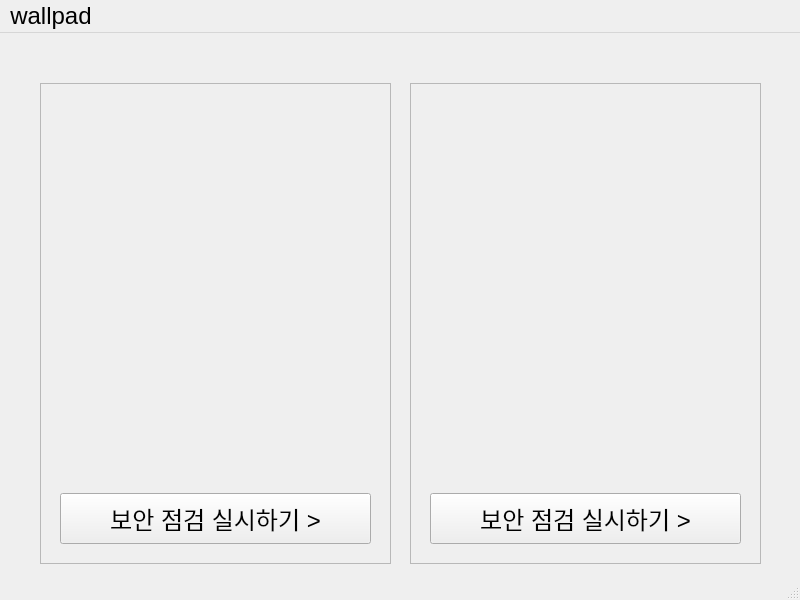
<?xml version="1.0" encoding="UTF-8"?>
<ui version="4.0">
 <class>MainWindow</class>
 <widget class="QMainWindow" name="MainWindow">
  <property name="geometry">
   <rect>
    <x>0</x>
    <y>0</y>
    <width>800</width>
    <height>600</height>
   </rect>
  </property>
  <property name="font">
   <font>
    <pointsize>18</pointsize>
   </font>
  </property>
  <property name="windowTitle">
   <string>MainWindow</string>
  </property>
  <widget class="QWidget" name="centralwidget">
   <widget class="QFrame" name="frame">
    <property name="geometry">
     <rect>
      <x>40</x>
      <y>50</y>
      <width>351</width>
      <height>481</height>
     </rect>
    </property>
    <property name="frameShape">
     <enum>QFrame::StyledPanel</enum>
    </property>
    <property name="frameShadow">
     <enum>QFrame::Raised</enum>
    </property>
    <widget class="QLabel" name="label">
     <property name="geometry">
      <rect>
       <x>0</x>
       <y>0</y>
       <width>351</width>
       <height>481</height>
      </rect>
     </property>
     <property name="text">
      <string/>
     </property>
    </widget>
    <widget class="QPushButton" name="pushButton_3">
     <property name="geometry">
      <rect>
       <x>20</x>
       <y>410</y>
       <width>311</width>
       <height>51</height>
      </rect>
     </property>
     <property name="font">
      <font>
       <pointsize>18</pointsize>
       <bold>false</bold>
      </font>
     </property>
     <property name="autoFillBackground">
      <bool>true</bool>
     </property>
     <property name="text">
      <string>보안 점검 실시하기 &gt;</string>
     </property>
     <property name="autoDefault">
      <bool>false</bool>
     </property>
     <property name="default">
      <bool>false</bool>
     </property>
     <property name="flat">
      <bool>false</bool>
     </property>
    </widget>
   </widget>
   <widget class="QFrame" name="frame_2">
    <property name="geometry">
     <rect>
      <x>410</x>
      <y>50</y>
      <width>351</width>
      <height>481</height>
     </rect>
    </property>
    <property name="frameShape">
     <enum>QFrame::StyledPanel</enum>
    </property>
    <property name="frameShadow">
     <enum>QFrame::Raised</enum>
    </property>
    <widget class="QLabel" name="label_2">
     <property name="geometry">
      <rect>
       <x>0</x>
       <y>0</y>
       <width>351</width>
       <height>481</height>
      </rect>
     </property>
     <property name="text">
      <string/>
     </property>
    </widget>
    <widget class="QPushButton" name="pushButton_2">
     <property name="geometry">
      <rect>
       <x>20</x>
       <y>410</y>
       <width>311</width>
       <height>51</height>
      </rect>
     </property>
     <property name="font">
      <font>
       <pointsize>18</pointsize>
       <bold>false</bold>
      </font>
     </property>
     <property name="autoFillBackground">
      <bool>true</bool>
     </property>
     <property name="text">
      <string>보안 점검 실시하기 &gt;</string>
     </property>
     <property name="autoDefault">
      <bool>false</bool>
     </property>
     <property name="default">
      <bool>false</bool>
     </property>
     <property name="flat">
      <bool>false</bool>
     </property>
    </widget>
   </widget>
  </widget>
  <widget class="QMenuBar" name="menubar">
   <property name="geometry">
    <rect>
     <x>0</x>
     <y>0</y>
     <width>800</width>
     <height>27</height>
    </rect>
   </property>
   <widget class="QMenu" name="menuwallpad">
    <property name="title">
     <string>wallpad</string>
    </property>
   </widget>
   <addaction name="menuwallpad"/>
  </widget>
  <widget class="QStatusBar" name="statusbar"/>
 </widget>
 <resources/>
 <connections/>
</ui>
